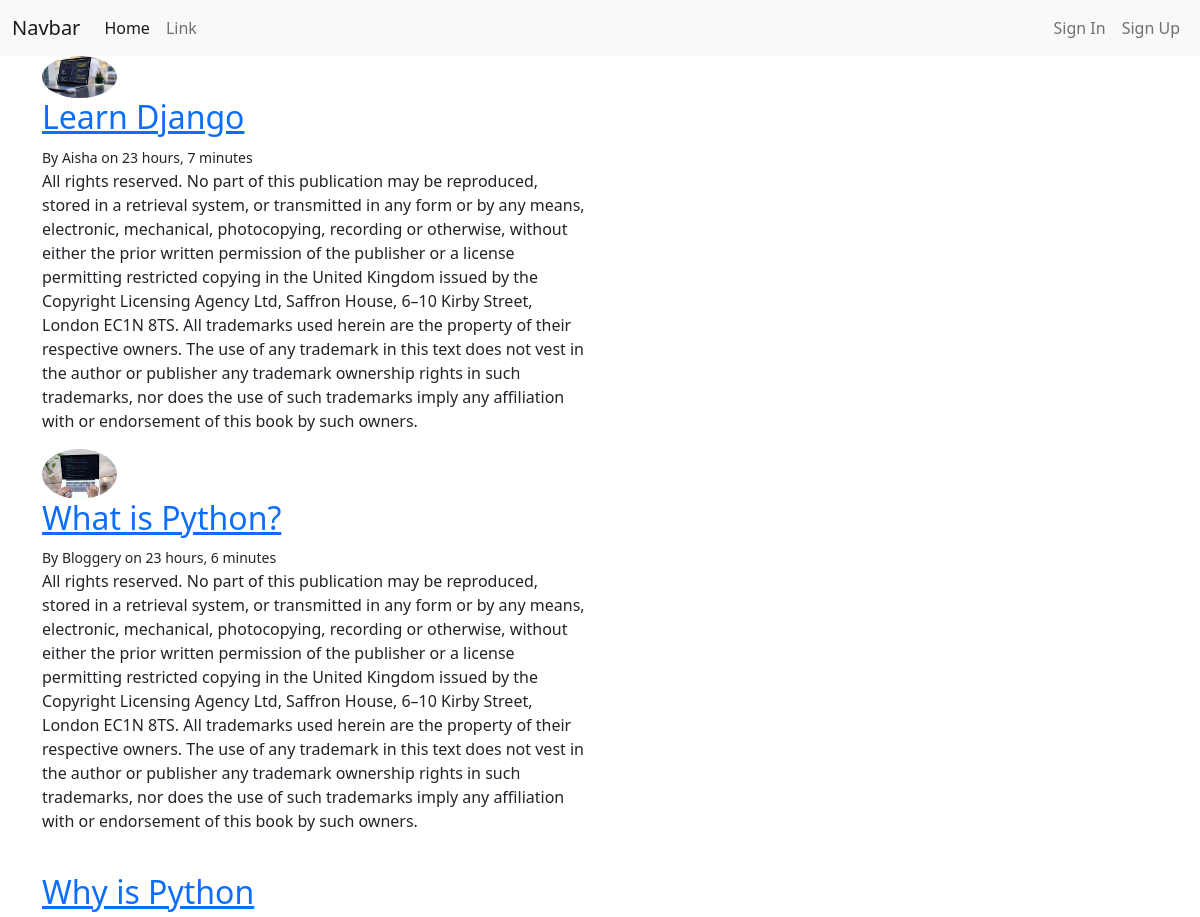
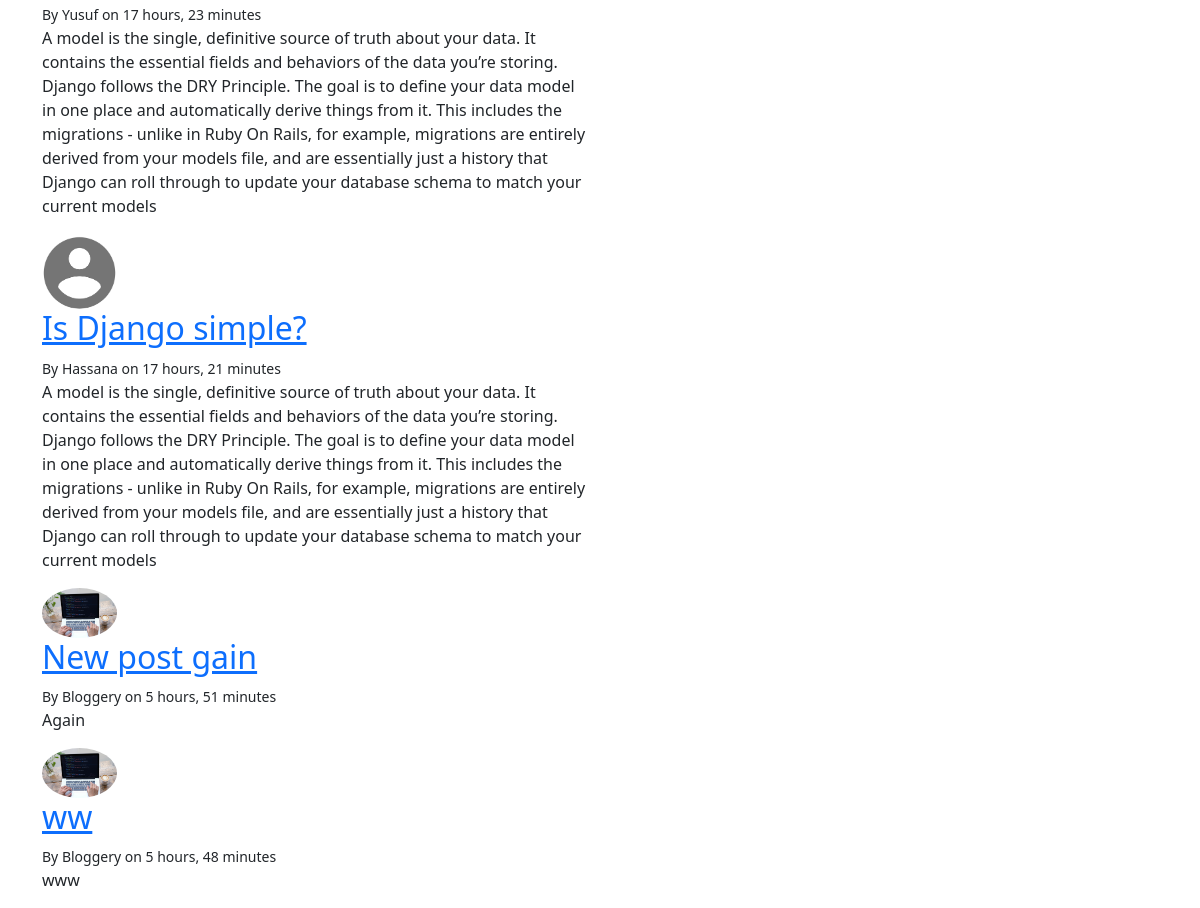
The page / on the database its author committed (2 pictures, top to bottom).
### core/models.py (models this page shows, shortened)
class Post(models.Model):
    title = models.CharField(max_length=25)
    content = models.TextField()
    is_complete = models.BooleanField(default=False)
    date = models.DateTimeField(auto_now_add = True)
    category =  models.ForeignKey(Category, on_delete=models.CASCADE)
    author = models.ForeignKey(User, on_delete=models.CASCADE)
    def get_absolute_url(self):
        return reverse('core:detail', kwargs = {'id':self.id})

### account/models.py (models this page shows, shortened)
class Profile(models.Model):
    user = models.OneToOneField(User, on_delete=models.CASCADE)
    photo = models.ImageField(upload_to='pictures',default='default.png')

### core/views.py (the view)
# urls.py: 2. Add a URL to urlpatterns:  path('', views.home, name='home')
def home(request):
    posts = Post.objects.order_by('date')[:]
    context = {
        'posts':posts
    }
    return render(request, 'core/home.html', context)

### core/templates/core/home.html
{% extends 'core/base.html' %}
{% block content  %}
<div class="container">
    <div class="row">
        <div class="col-md-6">
            <div class="home">
                {% for p in posts %}
                <img  width="75px" margin-left="20px" class="rounded-circle" src="{{p.author.profile.photo.url}}" alt="">
                <div class="content">
                   <a href="{{p.get_absolute_url}}"> <h2>{{p.title}}</h2></a>
                    <small>By {{p.author.username}} on {{p.date|timesince}}</small>
                    <p>{{p.content}}</p>
                </div>
                {% endfor %}
            </div>
        </div>
    </div>
</div>
{% endblock content %}

### core/templates/core/base.html (shortened to what this page needs)
<!doctype html>
{% load static %}
<html lang="en">
  <head>
    <link href="https://cdn.jsdelivr.net/npm/bootstrap@5.0.2/dist/css/bootstrap.min.css" rel="stylesheet">
    <link rel="stylesheet" href="{% static 'css/style.css' %}">
  </head>
  <body>
    {% include 'core/nav.html' %}
    {% block content %}
    {% endblock content %}
  </body>
</html>

### core/templates/core/nav.html (shortened to what this page needs)
<nav class="navbar navbar-expand-lg navbar-light bg-light">
    <div class="container-fluid">
      <a class="navbar-brand" href="#">Navbar</a>
      <div class="collapse navbar-collapse" id="navbarSupportedContent">
        <ul class="navbar-nav me-auto mb-2 mb-lg-0">
          <li class="nav-item">
            <a class="nav-link active" aria-current="page" href="#">Home</a>
          </li>
          <li class="nav-item">
            <a class="nav-link" href="#">Link</a>
          </li>
        </ul>
        <ul class="navbar-nav ms-auto mb-2 mb-lg-0">
            <li class="nav-item">
              <a class="nav-link" href="{% url 'login' %}">Sign In</a>
            </li>
            <li class="nav-item">
                <a class="nav-link" href="{% url 'account:register' %}">Sign Up</a>
            </li>
          </ul>
      </div>
    </div>
  </nav>

### static/css/style.css (style rules this page uses)
.navbar { background-color: crimson; }

### rows shown on the page
Post: author.profile.photo (picture), title "Learn Django", author.username "Aisha", date "23 hours, 7 minutes", content "All rights reserved. No part of this publication may be reproduced, stored in a retrieval system, or transmitted in any form or by any means, electronic, mechanical, photocopying, recording or otherwise, without either the prior written permission of the publisher or a license permitting restricted copying in the United Kingdom issued by the Copyright Licensing Agency Ltd, Saffron House, 6–10 Kirby Street, London EC1N 8TS. All trademarks used herein are the property of their respective owners. The use of any trademark in this text does not vest in the author or publisher any trademark ownership rights in such trademarks, nor does the use of such trademarks imply any affiliation with or…"
Post: author.profile.photo (picture), title "What is Python?", author.username "Bloggery", date "23 hours, 6 minutes", content "All rights reserved. No part of this publication may be reproduced, stored in a retrieval system, or transmitted in any form or by any means, electronic, mechanical, photocopying, recording or otherwise, without either the prior written permission of the publisher or a license permitting restricted copying in the United Kingdom issued by the Copyright Licensing Agency Ltd, Saffron House, 6–10 Kirby Street, London EC1N 8TS. All trademarks used herein are the property of their respective owners. The use of any trademark in this text does not vest in the author or publisher any trademark ownership rights in such trademarks, nor does the use of such trademarks imply any affiliation with or…"
Post: title "Why is Python", author.username "Yusuf", date "17 hours, 23 minutes", content "A model is the single, definitive source of truth about your data. It contains the essential fields and behaviors of the data you’re storing. Django follows the DRY Principle. The goal is to define your data model in one place and automatically derive things from it. This includes the migrations - unlike in Ruby On Rails, for example, migrations are entirely derived from your models file, and are essentially just a history that Django can roll through to update your database schema to match your current models"
Post: author.profile.photo (placeholder picture), title "Is Django simple?", author.username "Hassana", date "17 hours, 21 minutes", content "A model is the single, definitive source of truth about your data. It contains the essential fields and behaviors of the data you’re storing. Django follows the DRY Principle. The goal is to define your data model in one place and automatically derive things from it. This includes the migrations - unlike in Ruby On Rails, for example, migrations are entirely derived from your models file, and are essentially just a history that Django can roll through to update your database schema to match your current models"
Post: author.profile.photo (picture), title "New post gain", author.username "Bloggery", date "5 hours, 51 minutes", content "Again"
Post: author.profile.photo (picture), title "ww", author.username "Bloggery", date "5 hours, 48 minutes", content "www"
